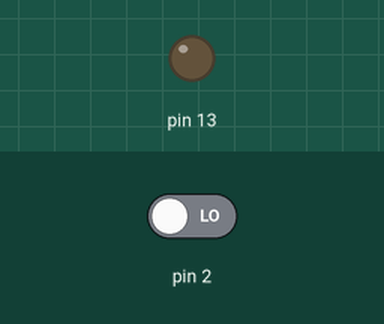
This sketch was run on a simulated Arduino Uno, built with avr-gcc and run on an emulated ATmega328P. On the bench: output pins drawn as LEDs (lit = HIGH). The inputs (shaded band) are chosen by the test bench; at power-on: pin 2 LOW.

Above: at 1.2 s.
1.3 s: pin 2 driven HIGH
At 1.9 s:
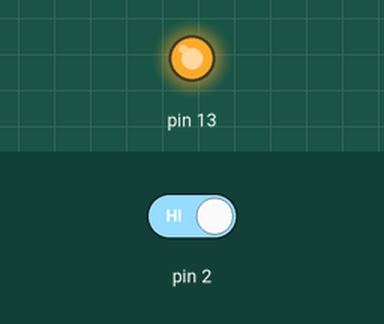
2.8 s: pin 2 driven LOW
At 3.1 s:
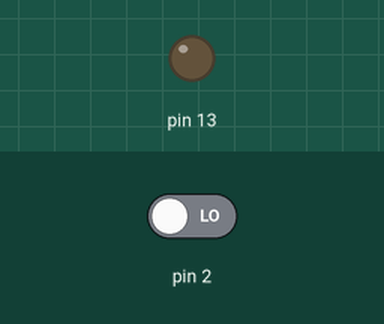
Timing chart, 0 to 5.8 s (numbered marks = the images above; inputs shaded):
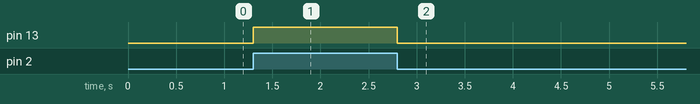

The sketch:

Interrupts.ino
```cpp
volatile boolean ifLedOn = false ;
void setup() {
pinMode(13,OUTPUT);
pinMode(2,INPUT);
attachInterrupt(0,ifPressedButton,CHANGE);
//it has three argument which is for interrupt pin , the function inorder to do interrupts , and the three ( change , falling , rising ) state
// the rising do the interrupts whe the clock is in rising edge , falling is the same in faling edge , and change is whenever the state changes to low to high or high t low
// first i tried falling , but it was succusfull when we pressed the button while the led is on , so i changed it and got the resultS

}

void loop() {

}

void ifPressedButton (){
    if(ifLedOn){
      ifLedOn = false;
      digitalWrite(13,LOW);
    }else{
      ifLedOn = true ;
      digitalWrite(13,HIGH);
    }
}
```

Measured:
- after the input at 1.3 s, pin 13: LOW → HIGH at once
- after the input at 2.8 s, pin 13: HIGH → LOW at once
